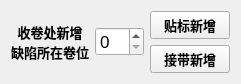
     <widget class="QWidget" name="layoutWidget">
      <property name="geometry">
       <rect>
        <x>270</x>
        <y>400</y>
        <width>241</width>
        <height>61</height>
       </rect>
      </property>
      <layout class="QGridLayout" name="gridLayout">
       <item row="0" column="2">
        <widget class="QPushButton" name="pushButton_26">
         <property name="font">
          <font>
           <family>新宋体</family>
           <pointsize>10</pointsize>
           <weight>75</weight>
           <bold>true</bold>
          </font>
         </property>
         <property name="text">
          <string>贴标新增</string>
         </property>
        </widget>
       </item>
       <item row="1" column="2">
        <widget class="QPushButton" name="pushButton_27">
         <property name="font">
          <font>
           <family>新宋体</family>
           <pointsize>10</pointsize>
           <weight>75</weight>
           <bold>true</bold>
          </font>
         </property>
         <property name="text">
          <string>接带新增</string>
         </property>
        </widget>
       </item>
       <item row="0" column="0" rowspan="2">
        <widget class="QLabel" name="label_47">
         <property name="font">
          <font>
           <family>宋体</family>
           <pointsize>10</pointsize>
           <weight>75</weight>
           <bold>true</bold>
          </font>
         </property>
         <property name="text">
          <string>收卷处新增
缺陷所在卷位</string>
         </property>
         <property name="alignment">
          <set>Qt::AlignCenter</set>
         </property>
        </widget>
       </item>
       <item row="0" column="1" rowspan="2">
        <widget class="QSpinBox" name="spinBox_21">
         <property name="font">
          <font>
           <pointsize>13</pointsize>
           <weight>50</weight>
           <bold>false</bold>
          </font>
         </property>
        </widget>
       </item>
      </layout>
     </widget>
